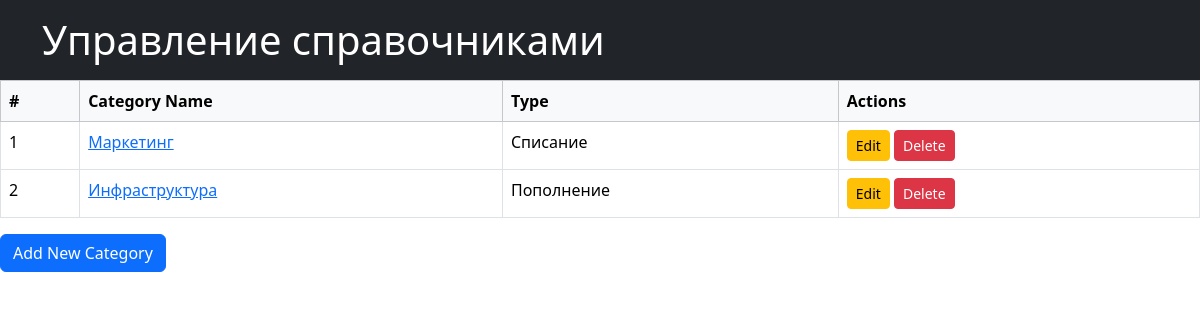
Screenshot of /additional/category_list/ with the database file from the repository.
### RecordApp/models.py (models this page shows, shortened)
class Category(models.Model):
    category_name = models.CharField(max_length=128, unique=True)
    type_model = models.ForeignKey(TransactionType, on_delete=models.CASCADE)
    class Meta:
        db_table = "categories"
        verbose_name = "Категория"
        verbose_name_plural = "Категории"

class TransactionType(models.Model):
    type_name = models.CharField(max_length=64, unique=True)
    class Meta:
        db_table = "types"
        verbose_name = "Тип"
        verbose_name_plural = "Типы"

### RecordApp/views.py (the view)
# urls.py: path('additional/category_list/', category_list_view, name="category_list"),
def category_list_view(request):
    categories = Category.objects.select_related("type_model").all()
    context = {
        "categories": categories
    }
    return render(request, "category_list.html", context=context)

### templates/category_list.html (shortened to what this page needs)
{% extends 'base.html' %}
{% block content %}
    {% if categories %}
      <table class="table table-bordered table-hover">
        <thead class="table-light">
          <tr>
            <th scope="col">#</th>
            <th scope="col">Category Name</th>
            <th scope="col">Type</th>
            <th scope="col">Actions</th>
          </tr>
        </thead>
        <tbody>
          {% for category in categories %}
            <tr id="category-{{ category.id }}">
                <td>{{ forloop.counter }}</td>
                <td>
                  <a href="{% url 'category_detail' category.id %}">
                    {{ category.category_name }}
                  </a>
                </td>
                <td>
                    {{ category.type_model.type_name }}
                </td>
                <td>
                    <a href="{% url 'category_edit' category.id %}" class="btn btn-warning btn-sm">
                         Edit
                    </a>
                    <form action="{% url 'category_delete' category.id %}" method="POST" style="display:inline;">
                        <button type="submit" class="btn btn-danger btn-sm">
                             Delete
                        </button>
                    </form>
                </td>
            </tr>
          {% endfor %}
        </tbody>
      </table>
    {% else %}
      <p>No categories found.</p>
    {% endif %}
    <div class="mb-4">
        <a href="{% url 'category_create' %}" class="btn btn-primary">Add New Category</a>
    </div>
{% endblock %}

### rows the page displays
Category: category_name "Маркетинг", type_model.type_name "Списание"
Category: category_name "Инфраструктура", type_model.type_name "Пополнение"
